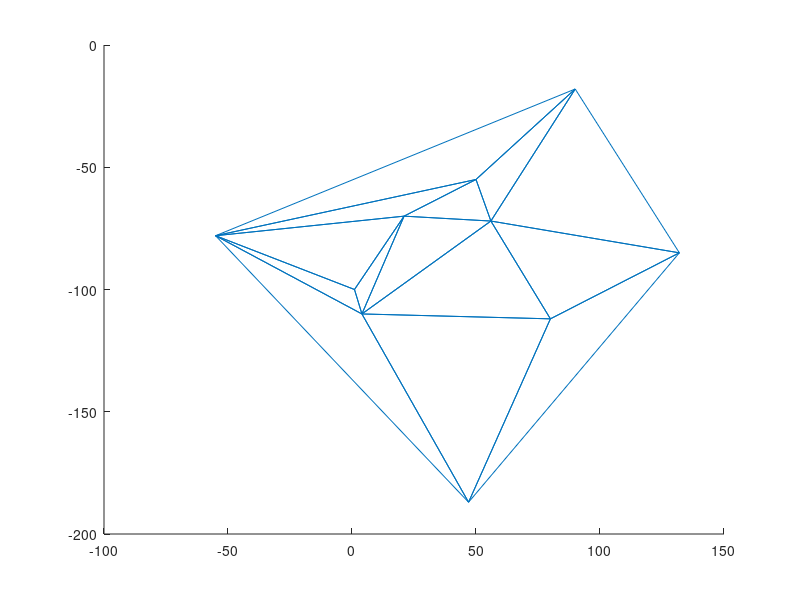

MATLAB code for this plot: (Note: this script raises an error after producing the figure.)
%%clear everything before it is run
clc
clear all
clf
%%read images to be meshed
%%gets the image
%%scrimage = dir('C:\Users\Katlyn\Documents\GitHub\Prog4\small_muct\*.jpg');
%%fileimages = strcat('C:\Users\Katlyn\Documents\GitHub\Prog4\small_muct\', scrimage);


%%define a triangulation
x = [-55 47 132 56 1 90 4 80 21 50];
y = [-78 -187 -85 -72 -100 -18 -110 -112 -70 -55];

%%
triangle = delaunay(x,y)
hold on, triplot(triangle,x,y), hold off

%%output the triangle that p lives in
tetramesh(triangle,x,y);

%%mesh points define a standard reference
stdref = [7 2 1; 8 2 3; 8 4 3; 8 7 2; 8 7 4; 6 4 3; 9 7 4; 5 7 1; 5 9 1; 5 9 7; 10 6 4; 10 9 4; 10 6 1; 10 9 1];

%%set triangle to be first in triangulation

%%perform triangle inclusion test for p and current triangle 